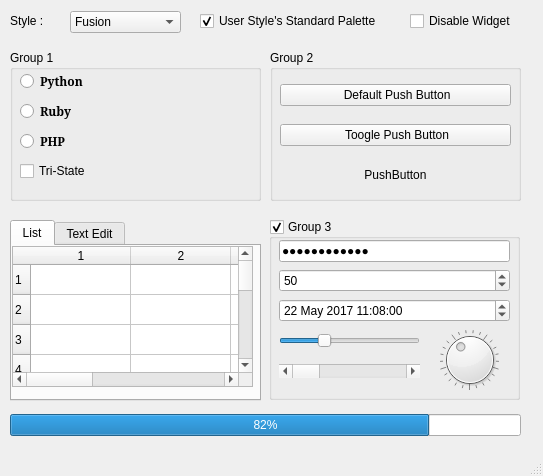
<?xml version="1.0" encoding="UTF-8"?>
<ui version="4.0">
 <class>MainWindow</class>
 <widget class="QMainWindow" name="MainWindow">
  <property name="geometry">
   <rect>
    <x>0</x>
    <y>0</y>
    <width>543</width>
    <height>476</height>
   </rect>
  </property>
  <property name="windowTitle">
   <string>Style</string>
  </property>
  <widget class="QWidget" name="centralwidget">
   <widget class="QWidget" name="horizontalLayoutWidget">
    <property name="geometry">
     <rect>
      <x>10</x>
      <y>10</y>
      <width>51</width>
      <height>21</height>
     </rect>
    </property>
    <layout class="QHBoxLayout" name="horizontalLayout">
     <item>
      <widget class="QLabel" name="label">
       <property name="text">
        <string>Style :</string>
       </property>
      </widget>
     </item>
    </layout>
   </widget>
   <widget class="QWidget" name="verticalLayoutWidget">
    <property name="geometry">
     <rect>
      <x>70</x>
      <y>10</y>
      <width>111</width>
      <height>24</height>
     </rect>
    </property>
    <layout class="QVBoxLayout" name="verticalLayout">
     <item>
      <widget class="QComboBox" name="comboBox">
       <item>
        <property name="text">
         <string>Fusion</string>
        </property>
       </item>
      </widget>
     </item>
    </layout>
   </widget>
   <widget class="QWidget" name="verticalLayoutWidget_2">
    <property name="geometry">
     <rect>
      <x>200</x>
      <y>10</y>
      <width>195</width>
      <height>22</height>
     </rect>
    </property>
    <layout class="QVBoxLayout" name="verticalLayout_2">
     <item>
      <widget class="QCheckBox" name="checkBox">
       <property name="text">
        <string>User Style's Standard Palette</string>
       </property>
       <property name="checked">
        <bool>true</bool>
       </property>
      </widget>
     </item>
    </layout>
   </widget>
   <widget class="QWidget" name="verticalLayoutWidget_4">
    <property name="geometry">
     <rect>
      <x>410</x>
      <y>10</y>
      <width>114</width>
      <height>22</height>
     </rect>
    </property>
    <layout class="QVBoxLayout" name="verticalLayout_4">
     <item>
      <widget class="QCheckBox" name="checkBox_2">
       <property name="text">
        <string>Disable Widget</string>
       </property>
      </widget>
     </item>
    </layout>
   </widget>
   <widget class="QWidget" name="gridLayoutWidget">
    <property name="geometry">
     <rect>
      <x>10</x>
      <y>50</y>
      <width>251</width>
      <height>151</height>
     </rect>
    </property>
    <layout class="QGridLayout" name="gridLayout">
     <item row="0" column="0">
      <widget class="QGroupBox" name="groupBox">
       <property name="title">
        <string>Group 1</string>
       </property>
       <property name="checkable">
        <bool>false</bool>
       </property>
       <widget class="QWidget" name="verticalLayoutWidget_3">
        <property name="geometry">
         <rect>
          <x>10</x>
          <y>20</y>
          <width>111</width>
          <height>24</height>
         </rect>
        </property>
        <layout class="QVBoxLayout" name="verticalLayout_3">
         <item>
          <widget class="QRadioButton" name="radioButton">
           <property name="font">
            <font>
             <family>Constantia</family>
             <pointsize>9</pointsize>
             <weight>75</weight>
             <bold>true</bold>
            </font>
           </property>
           <property name="text">
            <string>Python</string>
           </property>
          </widget>
         </item>
        </layout>
       </widget>
       <widget class="QWidget" name="verticalLayoutWidget_5">
        <property name="geometry">
         <rect>
          <x>10</x>
          <y>50</y>
          <width>111</width>
          <height>24</height>
         </rect>
        </property>
        <layout class="QVBoxLayout" name="verticalLayout_5">
         <item>
          <widget class="QRadioButton" name="radioButton_2">
           <property name="font">
            <font>
             <family>Constantia</family>
             <pointsize>9</pointsize>
             <weight>75</weight>
             <bold>true</bold>
            </font>
           </property>
           <property name="text">
            <string>Ruby</string>
           </property>
          </widget>
         </item>
        </layout>
       </widget>
       <widget class="QWidget" name="verticalLayoutWidget_6">
        <property name="geometry">
         <rect>
          <x>10</x>
          <y>80</y>
          <width>111</width>
          <height>24</height>
         </rect>
        </property>
        <layout class="QVBoxLayout" name="verticalLayout_6">
         <item>
          <widget class="QRadioButton" name="radioButton_3">
           <property name="font">
            <font>
             <family>Constantia</family>
             <pointsize>9</pointsize>
             <weight>75</weight>
             <bold>true</bold>
            </font>
           </property>
           <property name="text">
            <string>PHP</string>
           </property>
          </widget>
         </item>
        </layout>
       </widget>
       <widget class="QWidget" name="verticalLayoutWidget_7">
        <property name="geometry">
         <rect>
          <x>10</x>
          <y>110</y>
          <width>111</width>
          <height>22</height>
         </rect>
        </property>
        <layout class="QVBoxLayout" name="verticalLayout_7">
         <item>
          <widget class="QCheckBox" name="checkBox_3">
           <property name="text">
            <string>Tri-State</string>
           </property>
           <property name="checked">
            <bool>false</bool>
           </property>
           <property name="autoExclusive">
            <bool>false</bool>
           </property>
           <property name="tristate">
            <bool>true</bool>
           </property>
          </widget>
         </item>
        </layout>
       </widget>
      </widget>
     </item>
    </layout>
   </widget>
   <widget class="QWidget" name="gridLayoutWidget_3">
    <property name="geometry">
     <rect>
      <x>10</x>
      <y>220</y>
      <width>251</width>
      <height>181</height>
     </rect>
    </property>
    <layout class="QGridLayout" name="gridLayout_3">
     <item row="0" column="0">
      <widget class="QTabWidget" name="tabWidget">
       <property name="currentIndex">
        <number>0</number>
       </property>
       <widget class="QWidget" name="tab_3">
        <attribute name="title">
         <string>List</string>
        </attribute>
        <widget class="QTableWidget" name="tableWidget">
         <property name="geometry">
          <rect>
           <x>0</x>
           <y>0</y>
           <width>241</width>
           <height>141</height>
          </rect>
         </property>
         <property name="alternatingRowColors">
          <bool>false</bool>
         </property>
         <property name="rowCount">
          <number>10</number>
         </property>
         <property name="columnCount">
          <number>6</number>
         </property>
         <row/>
         <row/>
         <row/>
         <row/>
         <row/>
         <row/>
         <row/>
         <row/>
         <row/>
         <row/>
         <column/>
         <column/>
         <column/>
         <column/>
         <column/>
         <column/>
        </widget>
       </widget>
       <widget class="QWidget" name="tab_4">
        <attribute name="title">
         <string>Text Edit</string>
        </attribute>
       </widget>
      </widget>
     </item>
    </layout>
   </widget>
   <widget class="QWidget" name="gridLayoutWidget_2">
    <property name="geometry">
     <rect>
      <x>270</x>
      <y>50</y>
      <width>251</width>
      <height>151</height>
     </rect>
    </property>
    <layout class="QGridLayout" name="gridLayout_2">
     <item row="0" column="0">
      <widget class="QGroupBox" name="groupBox_2">
       <property name="title">
        <string>Group 2</string>
       </property>
       <widget class="QWidget" name="verticalLayoutWidget_8">
        <property name="geometry">
         <rect>
          <x>10</x>
          <y>30</y>
          <width>231</width>
          <height>30</height>
         </rect>
        </property>
        <layout class="QVBoxLayout" name="verticalLayout_8">
         <item>
          <widget class="QPushButton" name="pushButton">
           <property name="text">
            <string> Default Push Button</string>
           </property>
          </widget>
         </item>
        </layout>
       </widget>
       <widget class="QWidget" name="verticalLayoutWidget_9">
        <property name="geometry">
         <rect>
          <x>10</x>
          <y>70</y>
          <width>231</width>
          <height>30</height>
         </rect>
        </property>
        <layout class="QVBoxLayout" name="verticalLayout_9">
         <item>
          <widget class="QPushButton" name="pushButton_2">
           <property name="text">
            <string> Toogle Push Button</string>
           </property>
          </widget>
         </item>
        </layout>
       </widget>
       <widget class="QWidget" name="verticalLayoutWidget_10">
        <property name="geometry">
         <rect>
          <x>10</x>
          <y>110</y>
          <width>231</width>
          <height>30</height>
         </rect>
        </property>
        <layout class="QVBoxLayout" name="verticalLayout_10">
         <item>
          <widget class="QPushButton" name="pushButton_3">
           <property name="text">
            <string>PushButton</string>
           </property>
           <property name="flat">
            <bool>true</bool>
           </property>
          </widget>
         </item>
        </layout>
       </widget>
      </widget>
     </item>
    </layout>
   </widget>
   <widget class="QWidget" name="gridLayoutWidget_4">
    <property name="geometry">
     <rect>
      <x>269</x>
      <y>219</y>
      <width>251</width>
      <height>181</height>
     </rect>
    </property>
    <layout class="QGridLayout" name="gridLayout_4">
     <item row="0" column="1">
      <widget class="QGroupBox" name="groupBox_3">
       <property name="title">
        <string>Group 3</string>
       </property>
       <property name="checkable">
        <bool>true</bool>
       </property>
       <widget class="QWidget" name="verticalLayoutWidget_22">
        <property name="geometry">
         <rect>
          <x>10</x>
          <y>20</y>
          <width>231</width>
          <height>24</height>
         </rect>
        </property>
        <layout class="QVBoxLayout" name="verticalLayout_22">
         <item>
          <widget class="QLineEdit" name="lineEdit">
           <property name="text">
            <string>ASAKDSAKDLAD</string>
           </property>
           <property name="echoMode">
            <enum>QLineEdit::Password</enum>
           </property>
          </widget>
         </item>
        </layout>
       </widget>
       <widget class="QWidget" name="verticalLayoutWidget_23">
        <property name="geometry">
         <rect>
          <x>10</x>
          <y>50</y>
          <width>231</width>
          <height>24</height>
         </rect>
        </property>
        <layout class="QVBoxLayout" name="verticalLayout_23">
         <item>
          <widget class="QSpinBox" name="spinBox">
           <property name="value">
            <number>50</number>
           </property>
          </widget>
         </item>
        </layout>
       </widget>
       <widget class="QWidget" name="verticalLayoutWidget_24">
        <property name="geometry">
         <rect>
          <x>10</x>
          <y>80</y>
          <width>231</width>
          <height>24</height>
         </rect>
        </property>
        <layout class="QVBoxLayout" name="verticalLayout_24">
         <item>
          <widget class="QDateTimeEdit" name="dateTimeEdit">
           <property name="date">
            <date>
             <year>2017</year>
             <month>5</month>
             <day>22</day>
            </date>
           </property>
           <property name="time">
            <time>
             <hour>11</hour>
             <minute>8</minute>
             <second>0</second>
            </time>
           </property>
          </widget>
         </item>
        </layout>
       </widget>
       <widget class="QWidget" name="gridLayoutWidget_5">
        <property name="geometry">
         <rect>
          <x>10</x>
          <y>110</y>
          <width>141</width>
          <height>24</height>
         </rect>
        </property>
        <layout class="QGridLayout" name="gridLayout_5">
         <item row="0" column="0">
          <widget class="QSlider" name="horizontalSlider">
           <property name="value">
            <number>30</number>
           </property>
           <property name="orientation">
            <enum>Qt::Horizontal</enum>
           </property>
           <property name="invertedAppearance">
            <bool>false</bool>
           </property>
           <property name="invertedControls">
            <bool>true</bool>
           </property>
           <property name="tickPosition">
            <enum>QSlider::NoTicks</enum>
           </property>
          </widget>
         </item>
        </layout>
       </widget>
       <widget class="QWidget" name="gridLayoutWidget_6">
        <property name="geometry">
         <rect>
          <x>10</x>
          <y>140</y>
          <width>141</width>
          <height>24</height>
         </rect>
        </property>
        <layout class="QGridLayout" name="gridLayout_6">
         <item row="0" column="0">
          <widget class="QScrollBar" name="horizontalScrollBar">
           <property name="orientation">
            <enum>Qt::Horizontal</enum>
           </property>
          </widget>
         </item>
        </layout>
       </widget>
       <widget class="QDial" name="dial">
        <property name="geometry">
         <rect>
          <x>160</x>
          <y>110</y>
          <width>81</width>
          <height>61</height>
         </rect>
        </property>
        <property name="value">
         <number>40</number>
        </property>
        <property name="wrapping">
         <bool>true</bool>
        </property>
        <property name="notchesVisible">
         <bool>true</bool>
        </property>
       </widget>
      </widget>
     </item>
    </layout>
   </widget>
   <widget class="QWidget" name="gridLayoutWidget_7">
    <property name="geometry">
     <rect>
      <x>10</x>
      <y>410</y>
      <width>511</width>
      <height>31</height>
     </rect>
    </property>
    <layout class="QGridLayout" name="gridLayout_7">
     <item row="0" column="0">
      <widget class="QProgressBar" name="progressBar">
       <property name="value">
        <number>82</number>
       </property>
      </widget>
     </item>
    </layout>
   </widget>
  </widget>
  <widget class="QStatusBar" name="statusbar"/>
 </widget>
 <resources/>
 <connections/>
</ui>
